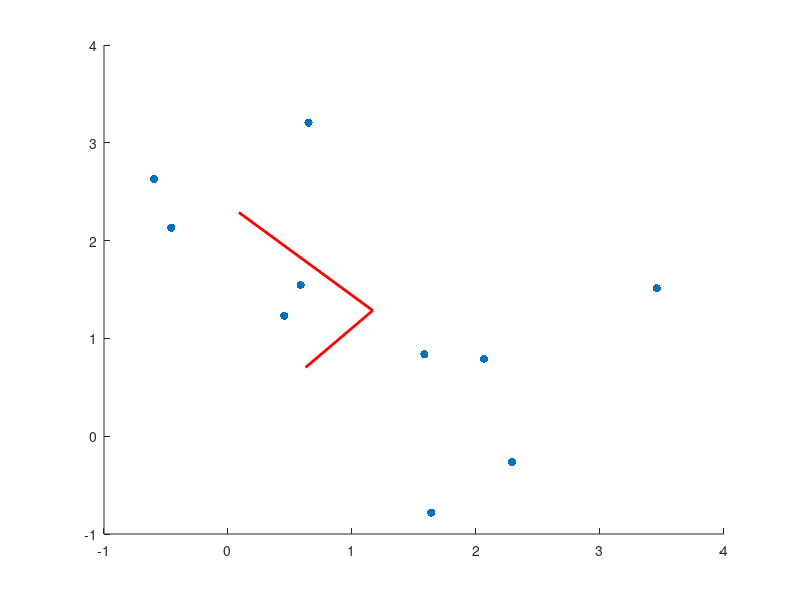

Write the MATLAB code that produced this figure. (Note: this script raises an error after producing the figure.)
%To Run : two

clear;
clc;
close all;
rng(1);

err_mean= zeros(100,5);
err_cov= zeros(100,5);
for i= 1:5
    for j = 1:100
        mu = [1, 2]';
        m = 2;
        N=10^i;
        C = [1.6250, -1.9486; -1.9486, 3.8750];
        [V, l] = eig(C);
        tem = sqrt(l)*randn(2, N);
        X = [1;2] + (V*tem);
        ML_mu = [sum(X(1, :))/N; sum(X(2, :))/N];
        err_mean(j,i) = sqrt(((mu(1,1)-ML_mu(1,1))^2) + ((mu(2,1)-ML_mu(2,1))^2))/sqrt((mu(1,1)^2)+(mu(2,1)^2));
        
        %finding errors in covariance matrix%
        A = X-ML_mu; ML_cov = zeros(2,2);
        for k = 1:N
            ML_cov = ML_cov + A(:,k)*A(:,k)';
        end
        ML_cov = ML_cov./N;
        C1=C -ML_cov;
        err_cov(j,i) = sqrt(sum(sum(C1.^2)))/sqrt(sum(sum(C.^2)));
        
        if(j==1)
            %standerdising x and y
            % A is standerdise matrix of X 
            mean_xy=sum(A(1,:).*A(2,:))/N;
            var_x=sum(A(1,:).^2)/N;
            var_y=sum(A(2,:).^2)/N;
            cov_xy = mean_xy;
            %covariance matrix 
            cov = zeros(2,2);
            cov(1,1)=var_x;
            cov(1,2)=cov_xy;
            cov(2,2)=var_y;
            cov(2,1)=cov_xy;
            [V,D] = eig(cov);
            A =  V(:,1).*sqrt(D(1,1))+ ML_mu;
            B =  V(:,2).*sqrt(D(2,2)) + ML_mu;
            point1 = [A' ; ML_mu' ];
            point2 = [B' ; ML_mu' ];
            figure(i+2);
            scatter(X(1,:),X(2,:),'filled'); hold on
            line(point1(:,1),point1(:,2), 'color', 'r', 'LineWidth', 2) ; hold on
            line(point2(:,1),point2(:,2), 'color', 'r', 'LineWidth', 2) ; hold on
            title(append('for N=10^',num2str(i)));
            xlabel("X");
            ylabel("Y")
        end
    end
end
figure(1);
boxplot(err_mean, "Labels", [1,2,3,4,5])
grid on;
xlabel("Value of log N");
ylabel("Error")
title("boxplot of errors b/w the true mean and the ML estimate");
figure(2);
boxplot(err_cov, "Labels", [1,2,3,4,5])
grid on;
xlabel("Value of log N");
ylabel("Error")
title("boxplot of errors b/w the true Covariance and the ML estimate");